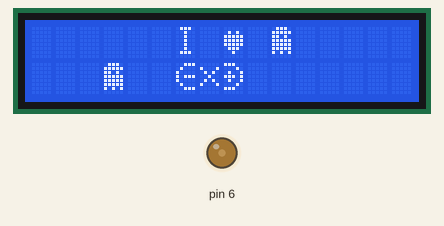
Recording of a sketch running on a simulated Arduino Uno, built with avr-gcc and run on an emulated ATmega328P. On the bench: 16×2 character LCD, output pins drawn as LEDs (lit = HIGH).

Above: at 0.1 s.
At 9.87 s:
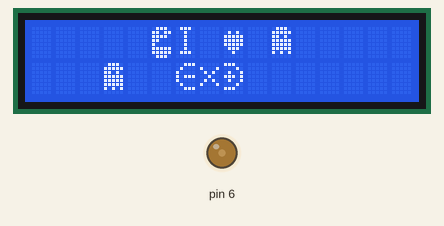
At 14.67 s:
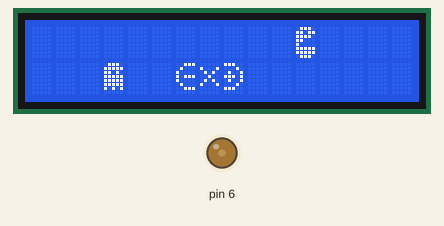
At 19.88 s:
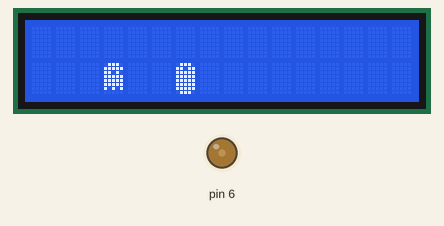
At 31.08 s:
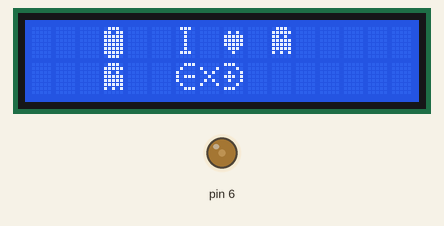
At 39.49 s:
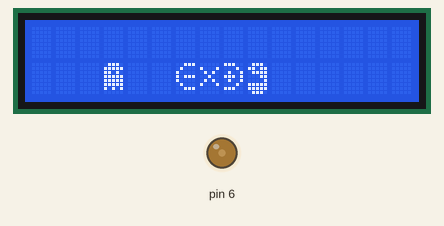

The sketch:

PacmanAnimacao.ino
```cpp
/* ---> Animação com Pacman v2.0 <---

  Esta animação exibe no Display LCD 16x2
  a frase "I (coração) (símbolo do Arduino)"
  e dois fantasmas do jogo do Pacman.

  Em 8 segundos o Pacman aparece comendo
  tudo o que esta no Display.

  by Ramon M. Ferreira
 */

#include <LiquidCrystal.h>
LiquidCrystal lcd(12, 11, 10, 9, 8, 7);

byte coracao[8] = {
  0b00000,
  0b01010,
  0b11111,
  0b11111,
  0b11111,
  0b01110,
  0b00100,
  0b00000
};

byte arduino1[8] = {
  0b00111,
  0b01000,
  0b10000,
  0b10111,
  0b10000,
  0b01000,
  0b00111,
  0b00000
};

byte arduino2[8] = {
  0b00000,
  0b10001,
  0b01010,
  0b00100,
  0b01010,
  0b10001,
  0b00000,
  0b00000
};

byte arduino3[8] = {
  0b11100,
  0b00010,
  0b01001,
  0b11101,
  0b01001,
  0b00010,
  0b11100,
  0b00000
};

byte pacman1[8] = {
  0b01110,
  0b11011,
  0b11110,
  0b11000,
  0b10000,
  0b11111,
  0b11111,
  0b01110
};

byte pacman2[8] = {
  0b01110,
  0b11011,
  0b11111,
  0b11111,
  0b11111,
  0b11111,
  0b11111,
  0b01110
};

byte pacman3[8] = {
  0b01110,
  0b11011,
  0b01111,
  0b00011,
  0b00001,
  0b11111,
  0b11111,
  0b01110
};

byte fantasma[8] = {
  B01110,
  B11111,
  B11010,
  B11111,
  B11111,
  B11111,
  B10101,
  B00000
};

void setup() {
  lcd.begin(16, 2);
  pinMode(6,OUTPUT);
  analogWrite(6,60);
  lcd.createChar(0, coracao);
  lcd.createChar(1, arduino1);
  lcd.createChar(2, arduino2);
  lcd.createChar(3, arduino3);
  lcd.createChar(4, pacman1);
  lcd.createChar(5, pacman2);
  lcd.createChar(6, pacman3);
  lcd.createChar(7, fantasma);
}

void loop() {
  lcd.setCursor(6, 0);
  lcd.print("I");
  lcd.print(" ");
  lcd.write(byte(0));
  lcd.setCursor(10, 0);
  lcd.write(byte(7));
  lcd.setCursor(3, 1);
  lcd.write(byte(7));
  lcd.setCursor(6, 1);
  lcd.write(byte(1));
  lcd.write(byte(2));
  lcd.write(byte(3));

  delay(8000);

  pacman();
}

void pacman() {
  for (int col = 3; col < 12; col++) {
    lcd.setCursor(col, 0);
    lcd.write(byte(4));
    tempo();
    lcd.setCursor(col, 0);
    lcd.write(byte(5));
    tempo();
    lcd.setCursor(col, 0);
    lcd.print(" ");
  }

  for (int col = 11; col > 2; col--) {
    lcd.setCursor(col, 1);
    lcd.write(byte(6));
    tempo();
    lcd.setCursor(col, 1);
    lcd.write(byte(5));
    tempo();
    lcd.setCursor(col, 1);
    lcd.print(" ");
  }
}

void tempo() {
  delay(400);
}
```

Measured:
- what the display in image 1 shows lasts 0.4 s, from 9.7 s to 10.1 s
